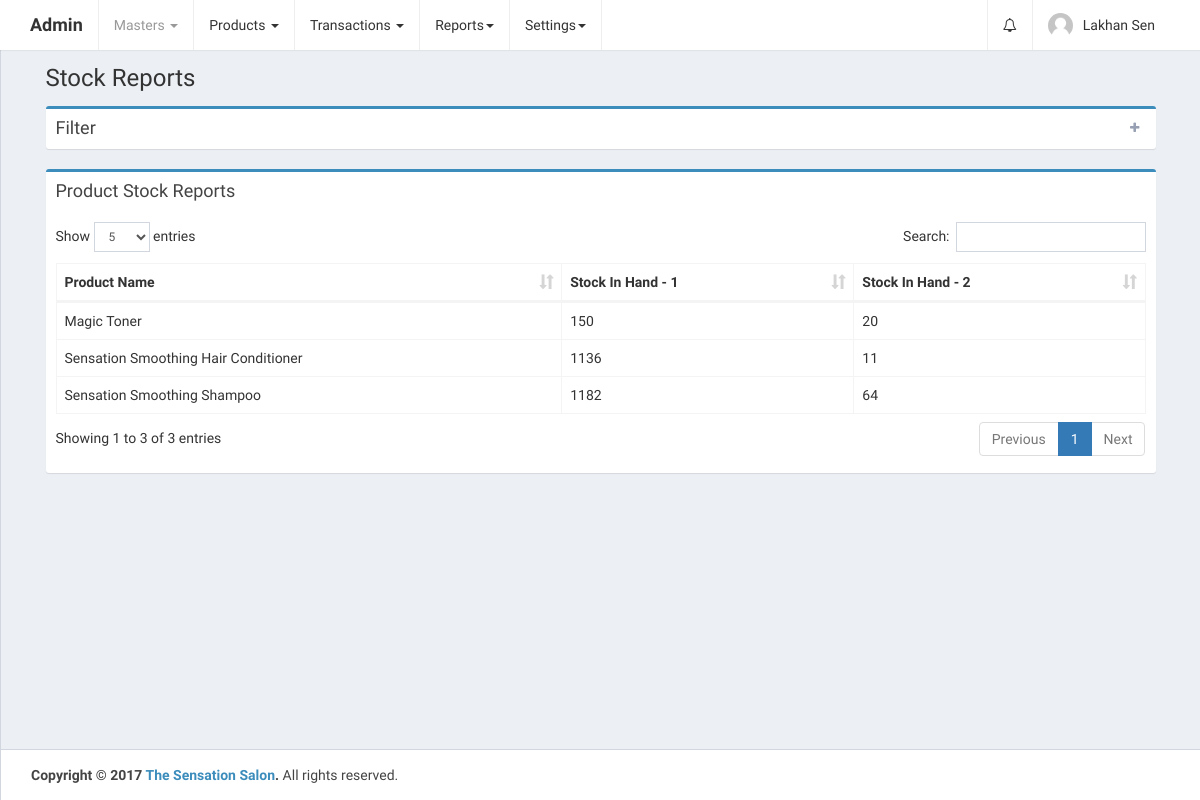
Before: /home.php?controller=reports&action=getStockReports (signed in) with the older database file.
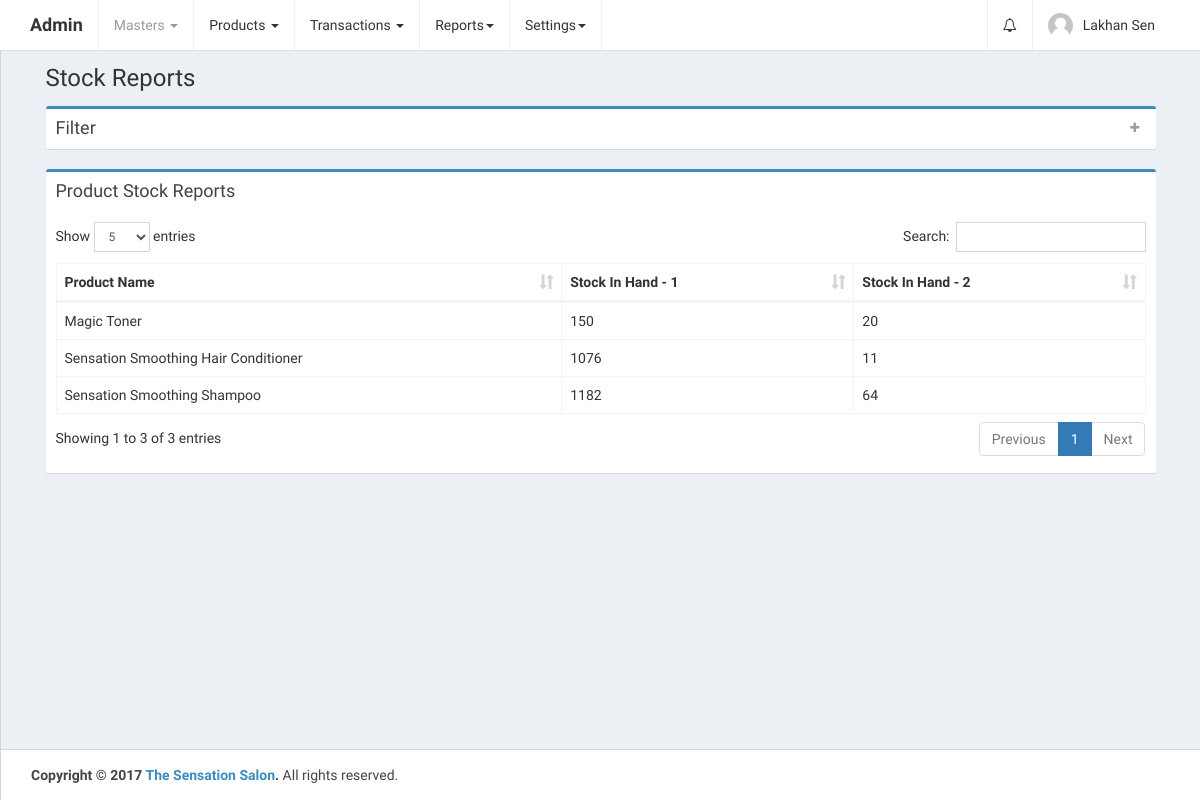
After: the same page with the newer database file.
### tables this page shows
CREATE TABLE `products` (
  `id` int(11) UNSIGNED NOT NULL,
  `product_category_id` int(11) NOT NULL,
  `brand_id` int(11) NOT NULL,
  `product_code` varchar(255) DEFAULT NULL,
  `name` varchar(255) NOT NULL,
  `qty1` int(11) NOT NULL DEFAULT '0',
  `qty2` int(11) NOT NULL DEFAULT '0',
  `price` varchar(255) NOT NULL DEFAULT '0.00',
  `description` longtext,
  `hsn_code` varchar(255) DEFAULT NULL,
  `calculation_type` varchar(255) DEFAULT NULL,
  `taxability` varchar(255) DEFAULT NULL,
  `cgst` varchar(255) DEFAULT NULL,
  `sgst` varchar(255) DEFAULT NULL,
  `integrated_tax` varchar(255) DEFAULT NULL,
  `cess` varchar(255) DEFAULT NULL,
  `is_deleted` tinyint(1) NOT NULL DEFAULT '0',
  `created_at` datetime NOT NULL DEFAULT CURRENT_TIMESTAMP,
  `updated_at` datetime NOT NULL DEFAULT CURRENT_TIMESTAMP ON UPDATE CURRENT_TIMESTAMP
);

### home.php (called while the page is built, shortened)
<?php
require_once 'config/database.php';
require_once 'config/routes.php';
?>

### config/Database.php (called while the page is built)
<?php
class Database {
    public function connect() {
        $conn = new mysqli('localhost', 'root', '', 'thesensationbeautycentre');
        if ($conn->connect_error) {
            die("Connection failed: " . $conn->connect_error);
        } else {
            return $conn;
        }
    }
}
?>

### models/Product.php (called while the page is built, shortened)
<?php
class Product {
    public $conn;
    public function __construct() {
        $db = new Database();
        $this->conn = $db->connect();
    }
    public function getproducts() {
        $products_res = $this->conn->query('SELECT * FROM products WHERE is_deleted!="1" ORDER BY id DESC');
        return $products_res;
    }
}
?>

### views/stock_reports.php (the view, shortened to what this page needs)
<link rel="stylesheet" href="public/plugins/datatables/dataTables.bootstrap.css">
<div class="row">
    <div class="col-md-12">
        <div class="box box-primary collapsed-box">
            <div class="box-header with-border">
                <h3 class="box-title">Filter</h3>
                <div class="box-tools pull-right">
                    <button type="button" class="btn btn-box-tool" data-widget="collapse"><i class="fa fa-plus"></i>
                    </button>
                </div>
            </div>
        </div>
    </div>
</div>
<div class="row">
    <div class="col-xs-12">
        <div class="box box-primary">
            <div class="box-header">
                <h3 class="box-title">Product Stock Reports</h3>
            </div>
            <div class="box-body">
                <div class="table-responsive">
                    <table id="products_table" class="table table-bordered table-hover" role="grid" aria-describedby="products_table_info">
                        <thead>
                            <tr>
                                <th>Product Name</th>
                                <th>Stock In Hand - 1</th>
                                <th>Stock In Hand - 2</th>
                            </tr>
                        </thead>
                        <?php
                        if (isset($products)) {
                            if (count($products) > 0) {
                                ?>
                                <tbody>
                                    <?php
                                    foreach ($products as $product) {
                                        ?>
                                        <tr id="tr_<?php echo $product['id']; ?>">
                                            <td><?php echo ucwords($product['name']); ?></td>
                                            <td><?php echo $product['qty1']; ?></td>
                                            <td><?php echo $product['qty2']; ?></td>
                                        </tr>
                                        <?php
                                    }
                                    ?>
                                </tbody>
                                <?php
                            }
                        }
                        ?>
                    </table>
                </div>
            </div>
        </div>
    </div>
</div>

Changed rows visible on the page:
changed products (number 2 of 3 on the later page): qty1 "1136" → "1076"
